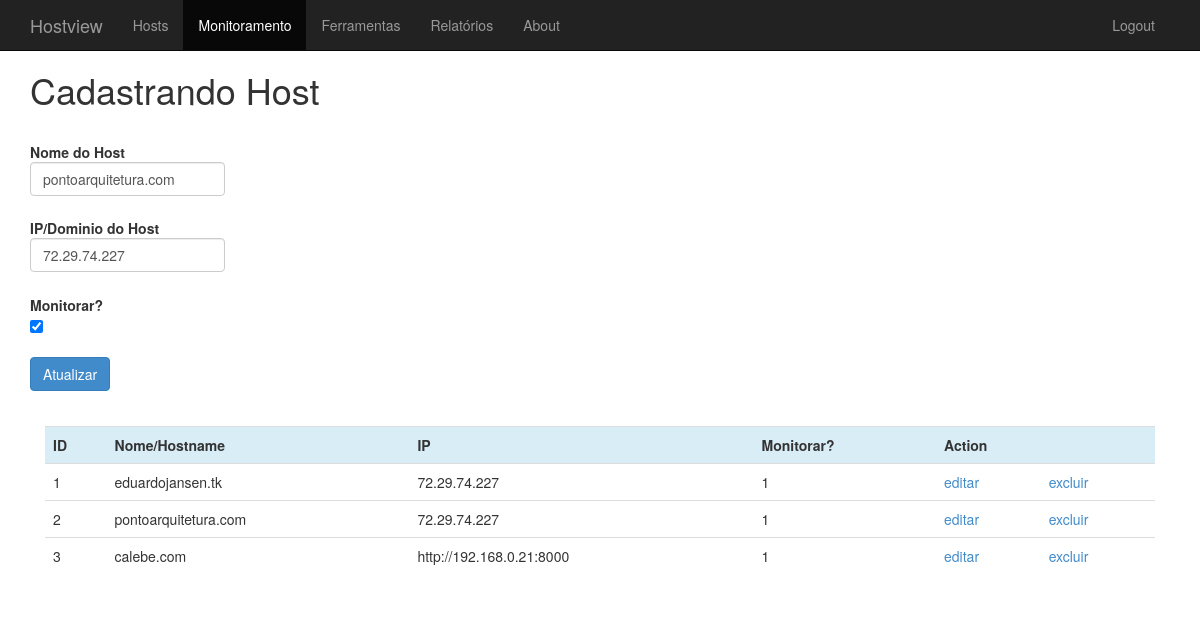
Page /host.php?id=2 (signed in) on the committed database.
### tables this page shows
CREATE TABLE IF NOT EXISTS `tb_hosts` (
  `id` int(11) NOT NULL AUTO_INCREMENT,
  `hostname` varchar(100) NOT NULL,
  `ip` varchar(100) NOT NULL,
  `monitorar` tinyint(1) NOT NULL,
  PRIMARY KEY (`id`)
);

### host.php (the view, shortened to what this page needs)
<?php
include_once "includes/topo.php";
include 'db/dbConnect.php';
if (isset($_GET['id'])) {
    $id = $_GET['id'];
    $result = $pdo->query("SELECT * FROM tb_hosts WHERE id = {$id}");
    $host = $result->fetch(PDO::FETCH_ASSOC);
}
?>
    <div class="">
        <h1>Cadastrando Host</h1><br>
        <form class="form-inline" action="host.php" method="POST">
            <div class="control-group">
                <label class="control-label" for="inputNome">Nome do Host</label><br>
                <div class="form-group">
                    <input name="inputNome" class="form-control" type="text" id="inputNome" placeholder="" id="host"
                           value="<?php echo isset($host['hostname']) ? $host['hostname'] : ""; ?>">
                </div>
            </div><br>
            <div class="control-group">
                <label class="control-label" for="inputIp">IP/Dominio do Host</label><br>
                <div class="form-group">
                    <input name="inputIp" class="form-control" type="text" id="inputIp" placeholder="" value="<?php echo isset($host['ip']) ? $host['ip'] : ""; ?>">
                </div>
            </div><br>
            <div class="control-group">
                <div class="controls">
                    <label class="control-label" for="inputMonitorar">Monitorar?</label><br>
                    <label class="checkbox">
                        <input name="inputMonitorar" type="checkbox" value="<?php echo isset($host['monitorar']) && $host['monitorar'] == 1 ? "1":"0"; ?>" <?php echo isset($host['monitorar']) && $host['monitorar'] == 1 ? "checked='checked'" : ""; ?>>
                    </label>
                </div>
                <br>
                <button name="submit" type="submit" class="btn btn-primary" value="<?php echo isset($host['id']) ? "Atualizar" : "Cadastrar"; ?>"><?php echo isset($host['id']) ? "Atualizar" : "Cadastrar"; ?></button>
            </div>
        </form>
    </div>
    <br>
    <div class="panel-body">
        <table class="table">
            <tr class="info">
                <th>ID</th>
                <th>Nome/Hostname</th>
                <th>IP</th>
                <th>Monitorar?</th>
                <th colspan="2">Action</th>
            </tr>
            <?php
            $resultSet = $pdo->query("SELECT * FROM tb_hosts");
            if ($resultSet) {
                foreach ($resultSet->fetchAll(PDO::FETCH_ASSOC) as $host) {
                    ?>
                    <tr>
                        <?php foreach ($host as $field) { ?>
                            <td><?php echo $field ?></td>
                        <?php } ?>
                        <td><a href="<?php echo "host.php?id={$host['id']}" ?>">editar</a></td>
                        <td><a href="<?php echo "deleteHost.php?id={$host['id']}" ?>">excluir</a></td>
                    </tr>
                    <?php
                }
            }
            ?>
        </table>
    </div></div>
<?php include_once "includes/rodape.php"; ?>

### css/styles.css (style rules this page uses)
body { padding-top: 50px; }

### rows in the picture
tb_hosts: inputNome "pontoarquitetura.com", inputIp "72.29.74.227", monitorar "☑", id "2", hostname "pontoarquitetura.com", ip "72.29.74.227", monitorar "1"
tb_hosts: field "1", hostname "eduardojansen.tk", ip "72.29.74.227"
tb_hosts: id "3", hostname "calebe.com", ip "http://192.168.0.21:8000", monitorar "1"
